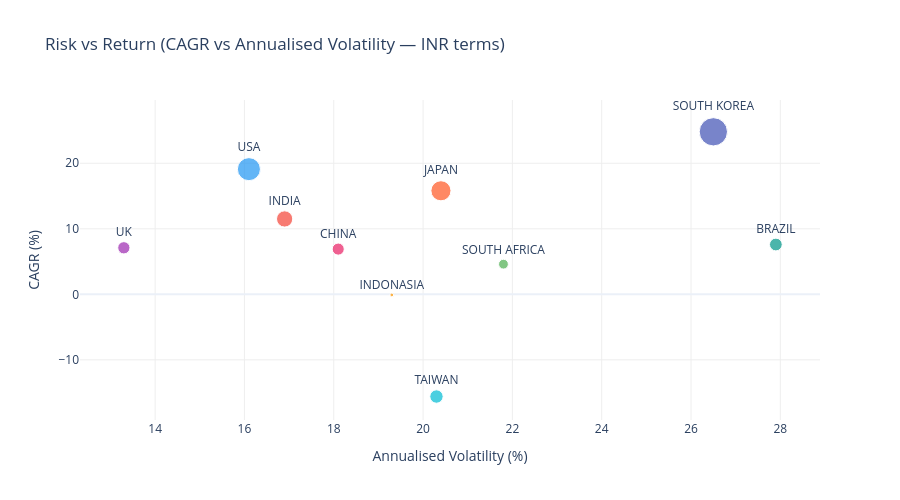

Here is the notebook cell this chart was saved with:
### Code cell
# ---- Risk vs Return Scatter ----
fig = px.scatter(
    summary_df,
    x='Ann. Volatility (%)',
    y='CAGR (%)',
    text='Country',
    size=[abs(v) + 5 for v in summary_df['Total Return (%)']],
    color='Country',
    color_discrete_map=COUNTRY_COLORS,
    title='Risk vs Return (CAGR vs Annualised Volatility — INR terms)',
    labels={'Ann. Volatility (%)': 'Annualised Volatility (%)', 'CAGR (%)': 'CAGR (%)'}
)
fig.update_traces(textposition='top center', marker=dict(line=dict(width=1, color='white')))
fig.update_layout(height=500, showlegend=False, title_font_size=17,
                  plot_bgcolor='rgba(0,0,0,0)', yaxis=dict(gridcolor='#eee'), xaxis=dict(gridcolor='#eee'))
fig.show()

### Figure 1 — Plotly figure (JSON) as saved in the notebook; plotly's stock layout.template omitted (floating-point values rounded to 4 significant figures)
{"data": [{"hovertemplate": "Country=%{text}<br>Annualised Volatility (%)=%{x}<br>CAGR (%)=%{y}<br>size=%{marker.size}<extra></extra>", "legendgroup": "SOUTH KOREA", "marker": {"color": "#3F51B5", "line": {"color": "white", "width": 1}, "size": [319.4], "sizemode": "area", "sizeref": 0.7985, "symbol": "circle"}, "mode": "markers+text", "name": "SOUTH KOREA", "orientation": "v", "showlegend": true, "text": ["SOUTH KOREA"], "textposition": "top center", "type": "scatter", "x": [26.5], "xaxis": "x", "y": [24.8], "yaxis": "y"}, {"hovertemplate": "Country=%{text}<br>Annualised Volatility (%)=%{x}<br>CAGR (%)=%{y}<br>size=%{marker.size}<extra></extra>", "legendgroup": "USA", "marker": {"color": "#2196F3", "line": {"color": "white", "width": 1}, "size": [212.0], "sizemode": "area", "sizeref": 0.7985, "symbol": "circle"}, "mode": "markers+text", "name": "USA", "orientation": "v", "showlegend": true, "text": ["USA"], "textposition": "top center", "type": "scatter", "x": [16.1], "xaxis": "x", "y": [19.1], "yaxis": "y"}, {"hovertemplate": "Country=%{text}<br>Annualised Volatility (%)=%{x}<br>CAGR (%)=%{y}<br>size=%{marker.size}<extra></extra>", "legendgroup": "JAPAN", "marker": {"color": "#FF5722", "line": {"color": "white", "width": 1}, "size": [161.7], "sizemode": "area", "sizeref": 0.7985, "symbol": "circle"}, "mode": "markers+text", "name": "JAPAN", "orientation": "v", "showlegend": true, "text": ["JAPAN"], "textposition": "top center", "type": "scatter", "x": [20.4], "xaxis": "x", "y": [15.8], "yaxis": "y"}, {"hovertemplate": "Country=%{text}<br>Annualised Volatility (%)=%{x}<br>CAGR (%)=%{y}<br>size=%{marker.size}<extra></extra>", "legendgroup": "INDIA", "marker": {"color": "#F44336", "line": {"color": "white", "width": 1}, "size": [105.5], "sizemode": "area", "sizeref": 0.7985, "symbol": "circle"}, "mode": "markers+text", "name": "INDIA", "orientation": "v", "showlegend": true, "text": ["INDIA"], "textposition": "top center", "type": "scatter", "x": [16.9], "xaxis": "x", "y": [11.5], "yaxis": "y"}, {"hovertemplate": "Country=%{text}<br>Annualised Volatility (%)=%{x}<br>CAGR (%)=%{y}<br>size=%{marker.size}<extra></extra>", "legendgroup": "BRAZIL", "marker": {"color": "#009688", "line": {"color": "white", "width": 1}, "size": [64.9], "sizemode": "area", "sizeref": 0.7985, "symbol": "circle"}, "mode": "markers+text", "name": "BRAZIL", "orientation": "v", "showlegend": true, "text": ["BRAZIL"], "textposition": "top center", "type": "scatter", "x": [27.9], "xaxis": "x", "y": [7.6], "yaxis": "y"}, {"hovertemplate": "Country=%{text}<br>Annualised Volatility (%)=%{x}<br>CAGR (%)=%{y}<br>size=%{marker.size}<extra></extra>", "legendgroup": "UK", "marker": {"color": "#9C27B0", "line": {"color": "white", "width": 1}, "size": [60.2], "sizemode": "area", "sizeref": 0.7985, "symbol": "circle"}, "mode": "markers+text", "name": "UK", "orientation": "v", "showlegend": true, "text": ["UK"], "textposition": "top center", "type": "scatter", "x": [13.3], "xaxis": "x", "y": [7.1], "yaxis": "y"}, {"hovertemplate": "Country=%{text}<br>Annualised Volatility (%)=%{x}<br>CAGR (%)=%{y}<br>size=%{marker.size}<extra></extra>", "legendgroup": "CHINA", "marker": {"color": "#E91E63", "line": {"color": "white", "width": 1}, "size": [58.2], "sizemode": "area", "sizeref": 0.7985, "symbol": "circle"}, "mode": "markers+text", "name": "CHINA", "orientation": "v", "showlegend": true, "text": ["CHINA"], "textposition": "top center", "type": "scatter", "x": [18.1], "xaxis": "x", "y": [6.9], "yaxis": "y"}, {"hovertemplate": "Country=%{text}<br>Annualised Volatility (%)=%{x}<br>CAGR (%)=%{y}<br>size=%{marker.size}<extra></extra>", "legendgroup": "SOUTH AFRICA", "marker": {"color": "#4CAF50", "line": {"color": "white", "width": 1}, "size": [38.5], "sizemode": "area", "sizeref": 0.7985, "symbol": "circle"}, "mode": "markers+text", "name": "SOUTH AFRICA", "orientation": "v", "showlegend": true, "text": ["SOUTH AFRICA"], "textposition": "top center", "type": "scatter", "x": [21.8], "xaxis": "x", "y": [4.6], "yaxis": "y"}, {"hovertemplate": "Country=%{text}<br>Annualised Volatility (%)=%{x}<br>CAGR (%)=%{y}<br>size=%{marker.size}<extra></extra>", "legendgroup": "INDONASIA", "marker": {"color": "#FF9800", "line": {"color": "white", "width": 1}, "size": [5.5], "sizemode": "area", "sizeref": 0.7985, "symbol": "circle"}, "mode": "markers+text", "name": "INDONASIA", "orientation": "v", "showlegend": true, "text": ["INDONASIA"], "textposition": "top center", "type": "scatter", "x": [19.3], "xaxis": "x", "y": [-0.1], "yaxis": "y"}, {"hovertemplate": "Country=%{text}<br>Annualised Volatility (%)=%{x}<br>CAGR (%)=%{y}<br>size=%{marker.size}<extra></extra>", "legendgroup": "TAIWAN", "marker": {"color": "#00BCD4", "line": {"color": "white", "width": 1}, "size": [71.4], "sizemode": "area", "sizeref": 0.7985, "symbol": "circle"}, "mode": "markers+text", "name": "TAIWAN", "orientation": "v", "showlegend": true, "text": ["TAIWAN"], "textposition": "top center", "type": "scatter", "x": [20.3], "xaxis": "x", "y": [-15.6], "yaxis": "y"}], "layout": {"height": 500, "legend": {"itemsizing": "constant", "title": {"text": "Country"}, "tracegroupgap": 0}, "plot_bgcolor": "rgba(0,0,0,0)", "showlegend": false, "title": {"font": {"size": 17}, "text": "Risk vs Return (CAGR vs Annualised Volatility — INR terms)"}, "xaxis": {"anchor": "y", "domain": [0, 1], "gridcolor": "#eee", "title": {"text": "Annualised Volatility (%)"}}, "yaxis": {"anchor": "x", "domain": [0, 1], "gridcolor": "#eee", "title": {"text": "CAGR (%)"}}}}
